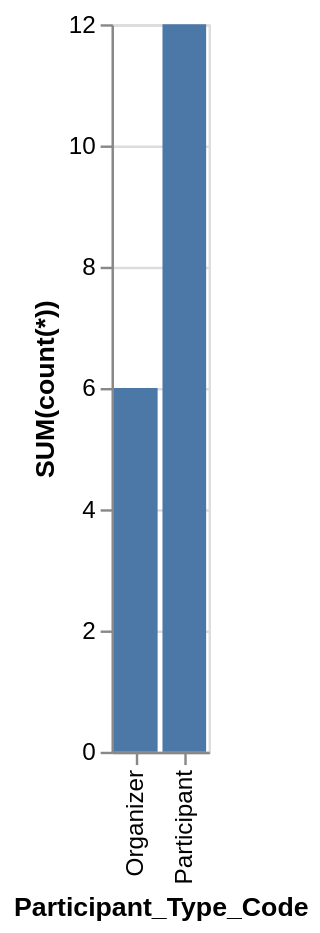

Describe this chart as a Vega-Lite specification.
### Vega-Lite specification from a JSON file in a GitHub repository (floating-point values rounded to 4 significant figures)
{"data": {"values": [{"x_data": "Organizer", "y_data": 6}, {"x_data": "Participant", "y_data": 12}]}, "mark": "bar", "encoding": {"x": {"field": "x_data", "type": "nominal", "title": "Participant_Type_Code", "sort": {"op": "sum", "field": "y_data", "order": "ascending"}}, "y": {"field": "y_data", "type": "quantitative", "title": "SUM(count(*))"}}}
